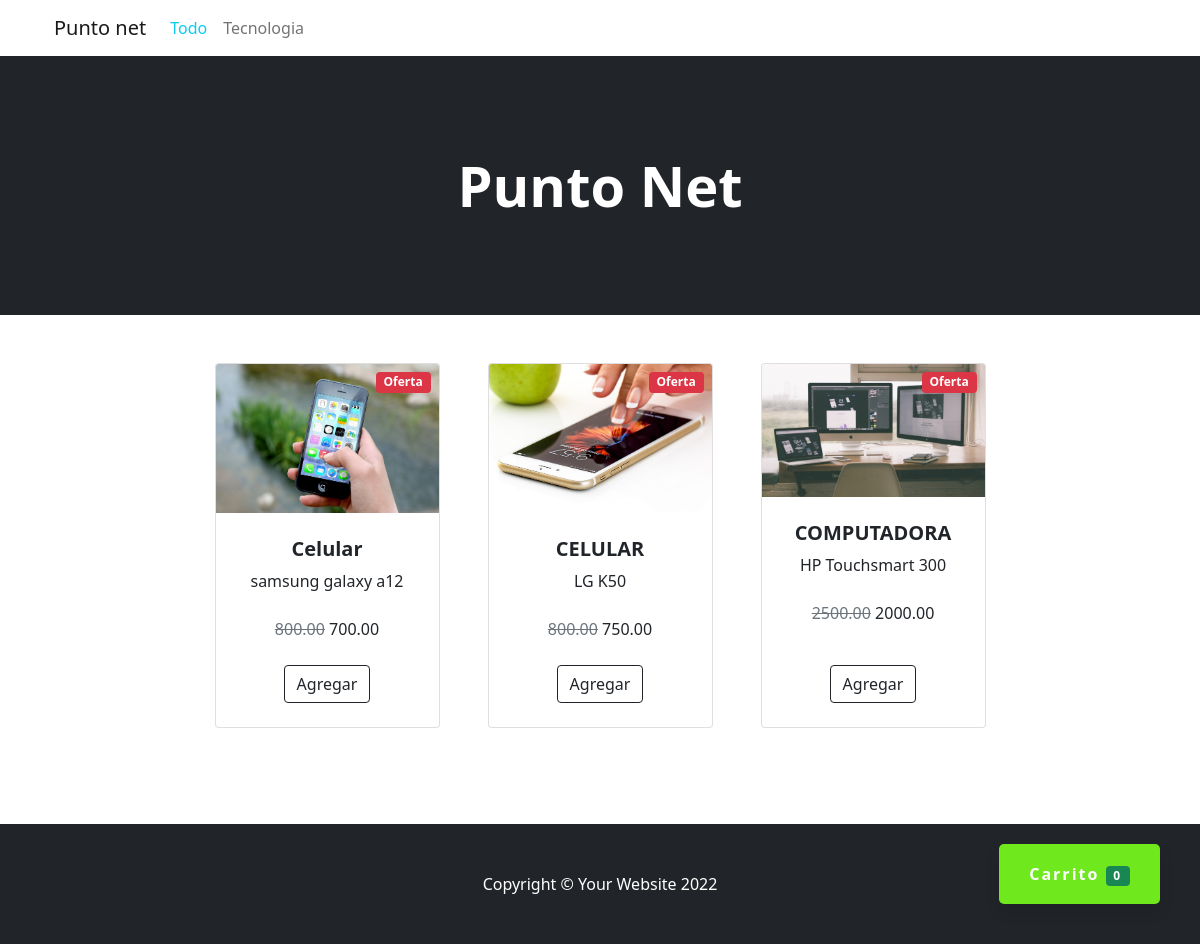
The page / on the database its author committed.
### tables this page shows
CREATE TABLE `categorias` (
  `id` int(11) NOT NULL,
  `categoria` varchar(50) NOT NULL
);

CREATE TABLE `productos` (
  `id` int(11) NOT NULL,
  `nombre` varchar(255) NOT NULL,
  `descripcion` text NOT NULL,
  `precio_normal` decimal(10,2) NOT NULL,
  `precio_rebajado` decimal(10,2) NOT NULL,
  `cantidad` int(11) NOT NULL,
  `imagen` varchar(50) NOT NULL,
  `id_categoria` int(11) NOT NULL
);

### index.php (the view, shortened to what this page needs)
<?php require_once "config/conexion.php"; ?>
<!DOCTYPE html>
<html lang="en">
<head>
    <link href="assets/css/styles.css" rel="stylesheet" />
    <link href="assets/css/estilos.css" rel="stylesheet" />
</head>
<body>
    <a href="#" class="btn-flotante" id="btnCarrito">Carrito <span class="badge bg-success" id="carrito">0</span></a>
    <div class="container">
        <nav class="navbar navbar-expand-lg navbar-light">
            <div class="container-fluid">
                <a class="navbar-brand" href="#">Punto net</a>
                <div class="collapse navbar-collapse" id="navbarNav">
                    <ul class="navbar-nav">
                        <a href="#" class="nav-link text-info" category="all">Todo</a>
                        <?php
                        $query = mysqli_query($conexion, "SELECT * FROM categorias");
                        while ($data = mysqli_fetch_assoc($query)) { ?>
                            <a href="#" class="nav-link" category="<?php echo $data['categoria']; ?>"><?php echo $data['categoria']; ?></a>
                        <?php } ?>
                    </ul>
                </div>
            </div>
        </nav>
    </div>
    <header class="bg-dark py-5">
        <div class="container px-4 px-lg-5 my-5">
            <div class="text-center text-white">
                <h1 class="display-4 fw-bolder">Punto Net</h1>
            </div>
        </div>
    </header>
    <section class="py-5">
        <div class="container px-4 px-lg-5">
            <div class="row gx-4 gx-lg-5 row-cols-2 row-cols-md-3 row-cols-xl-4 justify-content-center">
                <?php
                $query = mysqli_query($conexion, "SELECT p.*, c.id AS id_cat, c.categoria FROM productos p INNER JOIN categorias c ON c.id = p.id_categoria");
                $result = mysqli_num_rows($query);
                if ($result > 0) {
                    while ($data = mysqli_fetch_assoc($query)) { ?>
                        <div class="col mb-5 productos" category="<?php echo $data['categoria']; ?>">
                            <div class="card h-100">
                                <div class="badge bg-danger text-white position-absolute" style="top: 0.5rem; right: 0.5rem"><?php echo ($data['precio_normal'] > $data['precio_rebajado']) ? 'Oferta' : ''; ?></div>
                                <img class="card-img-top" src="assets/img/<?php echo $data['imagen']; ?>" alt="..." />
                                <div class="card-body p-4">
                                    <div class="text-center">
                                        <h5 class="fw-bolder"><?php echo $data['nombre'] ?></h5>
                                        <p><?php echo $data['descripcion']; ?></p>
                                        <span class="text-muted text-decoration-line-through"><?php echo $data['precio_normal'] ?></span>
                                        <?php echo $data['precio_rebajado'] ?>
                                    </div>
                                </div>
                                <div class="card-footer p-4 pt-0 border-top-0 bg-transparent">
                                    <div class="text-center"><a class="btn btn-outline-dark mt-auto agregar" data-id="<?php echo $data['id']; ?>" href="#">Agregar</a></div>
                                </div>
                            </div>
                        </div>
                <?php  }
                } ?>
            </div>
        </div>
    </section>
    <footer class="py-5 bg-dark">
        <div class="container">
            <p class="m-0 text-center text-white">Copyright &copy; Your Website 2022</p>
        </div>
    </footer>
</body>
</html>

### assets/css/estilos.css (style rules this page uses)
.btn-flotante { font-size: 16px; font-weight: bold; color: #ffffff; border-radius: 5px; letter-spacing: 2px; background-color: #6fe91e; padding: 18px 30px; position: fixed; bottom: 40px; right: 40px; transition: all 300ms ease 0ms; box-shadow: 0px 8px 15px rgba(0, 0, 0, 0.1); z-index: 99; text-decoration: none; }

### rows shown on the page
categorias: categoria "Tecnologia"
productos: shows "Oferta", imagen (picture), nombre "Celular", descripcion "samsung galaxy a12", precio_normal "800.00", precio_rebajado "700.00"
productos: shows "Oferta", imagen (picture), nombre "CELULAR", descripcion "LG K50", precio_normal "800.00", precio_rebajado "750.00"
productos: shows "Oferta", imagen (picture), nombre "COMPUTADORA", descripcion "HP Touchsmart 300", precio_normal "2500.00", precio_rebajado "2000.00"
